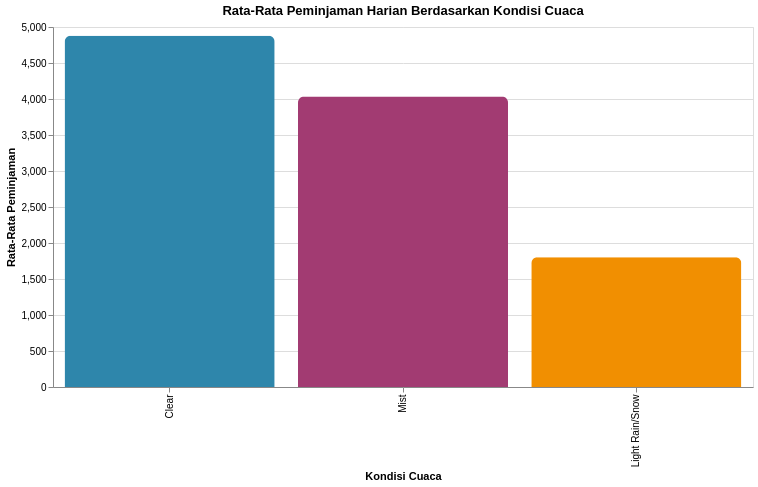

The notebook cell saved with this chart:
### Code cell
weather_chart = alt.Chart(weather_avg).mark_bar(cornerRadiusTopLeft=6, cornerRadiusTopRight=6).encode(
    x=alt.X('weather_label:N', sort=WEATHER_ORDER, title='Kondisi Cuaca'),
    y=alt.Y('average_rentals:Q', title='Rata-Rata Peminjaman'),
    color=alt.Color(
        'weather_label:N',
        scale=alt.Scale(domain=['Clear', 'Mist', 'Light Rain/Snow'], range=[COLOR_PRIMARY, COLOR_SECONDARY, COLOR_ACCENT]),
        legend=None
    )
).properties(
    title='Rata-Rata Peminjaman Harian Berdasarkan Kondisi Cuaca',
    width=CHART_WIDTH,
    height=CHART_HEIGHT
)

weather_chart

### Figure 1 — Vega-Lite specification as saved in the notebook (floating-point values rounded to 4 significant figures)
{"config": {"view": {"continuousWidth": 300, "continuousHeight": 300}}, "data": {"name": "data-a09c9da266cbfbf4bfe62c25ee40f0c5"}, "mark": {"type": "bar", "cornerRadiusTopLeft": 6, "cornerRadiusTopRight": 6}, "encoding": {"color": {"field": "weather_label", "legend": null, "scale": {"domain": ["Clear", "Mist", "Light Rain/Snow"], "range": ["#2E86AB", "#A23B72", "#F18F01"]}, "type": "nominal"}, "x": {"field": "weather_label", "sort": ["Clear", "Mist", "Light Rain/Snow", "Heavy Rain/Snow"], "title": "Kondisi Cuaca", "type": "nominal"}, "y": {"field": "average_rentals", "title": "Rata-Rata Peminjaman", "type": "quantitative"}}, "height": 360, "title": "Rata-Rata Peminjaman Harian Berdasarkan Kondisi Cuaca", "width": 700, "$schema": "https://vega.github.io/schema/vega-lite/v5.20.1.json", "datasets": {"data-a09c9da266cbfbf4bfe62c25ee40f0c5": [{"weather_label": "Clear", "average_rentals": 4877.0}, {"weather_label": "Mist", "average_rentals": 4036.0}, {"weather_label": "Light Rain/Snow", "average_rentals": 1803.0}]}}
